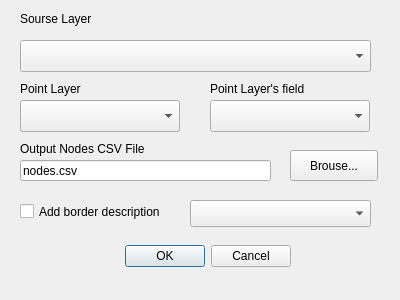
<?xml version="1.0" encoding="UTF-8"?>
<ui version="4.0">
 <class>MyClassDialogBase</class>
 <widget class="QDialog" name="MyClassDialogBase">
  <property name="geometry">
   <rect>
    <x>0</x>
    <y>0</y>
    <width>400</width>
    <height>300</height>
   </rect>
  </property>
  <property name="windowTitle">
   <string>MyClass</string>
  </property>
  <widget class="QDialogButtonBox" name="buttonBox">
   <property name="geometry">
    <rect>
     <x>110</x>
     <y>240</y>
     <width>181</width>
     <height>32</height>
    </rect>
   </property>
   <property name="orientation">
    <enum>Qt::Horizontal</enum>
   </property>
   <property name="standardButtons">
    <set>QDialogButtonBox::Cancel|QDialogButtonBox::Ok</set>
   </property>
  </widget>
  <widget class="QgsFieldComboBox" name="pointFieldCBox">
   <property name="geometry">
    <rect>
     <x>210</x>
     <y>100</y>
     <width>160</width>
     <height>32</height>
    </rect>
   </property>
  </widget>
  <widget class="QLabel" name="label">
   <property name="geometry">
    <rect>
     <x>20</x>
     <y>10</y>
     <width>91</width>
     <height>18</height>
    </rect>
   </property>
   <property name="text">
    <string>Sourse Layer</string>
   </property>
  </widget>
  <widget class="QgsMapLayerComboBox" name="sourceLayerCBox">
   <property name="geometry">
    <rect>
     <x>20</x>
     <y>40</y>
     <width>351</width>
     <height>32</height>
    </rect>
   </property>
  </widget>
  <widget class="QLabel" name="label_2">
   <property name="geometry">
    <rect>
     <x>20</x>
     <y>80</y>
     <width>81</width>
     <height>18</height>
    </rect>
   </property>
   <property name="text">
    <string>Point Layer</string>
   </property>
  </widget>
  <widget class="QLabel" name="label_3">
   <property name="geometry">
    <rect>
     <x>210</x>
     <y>80</y>
     <width>121</width>
     <height>18</height>
    </rect>
   </property>
   <property name="text">
    <string>Point Layer's field</string>
   </property>
  </widget>
  <widget class="QLabel" name="label_4">
   <property name="geometry">
    <rect>
     <x>20</x>
     <y>140</y>
     <width>161</width>
     <height>18</height>
    </rect>
   </property>
   <property name="text">
    <string>Output Nodes CSV File</string>
   </property>
  </widget>
  <widget class="QLineEdit" name="nodefilename">
   <property name="geometry">
    <rect>
     <x>20</x>
     <y>160</y>
     <width>251</width>
     <height>21</height>
    </rect>
   </property>
   <property name="text">
    <string>nodes.csv</string>
   </property>
  </widget>
  <widget class="QPushButton" name="nodebrowse">
   <property name="geometry">
    <rect>
     <x>290</x>
     <y>150</y>
     <width>88</width>
     <height>31</height>
    </rect>
   </property>
   <property name="text">
    <string>Brouse...</string>
   </property>
  </widget>
  <widget class="QgsMapLayerComboBox" name="pointLayerCBox">
   <property name="geometry">
    <rect>
     <x>20</x>
     <y>100</y>
     <width>160</width>
     <height>32</height>
    </rect>
   </property>
  </widget>
  <widget class="QCheckBox" name="checkBox">
   <property name="geometry">
    <rect>
     <x>20</x>
     <y>200</y>
     <width>151</width>
     <height>23</height>
    </rect>
   </property>
   <property name="text">
    <string>Add border description</string>
   </property>
  </widget>
  <widget class="QgsMapLayerComboBox" name="borderDescCBox">
   <property name="geometry">
    <rect>
     <x>190</x>
     <y>200</y>
     <width>181</width>
     <height>27</height>
    </rect>
   </property>
  </widget>
 </widget>
 <customwidgets>
  <customwidget>
   <class>QgsFieldComboBox</class>
   <extends>QComboBox</extends>
   <header>qgsfieldcombobox.h</header>
  </customwidget>
  <customwidget>
   <class>QgsMapLayerComboBox</class>
   <extends>QComboBox</extends>
   <header>qgsmaplayercombobox.h</header>
  </customwidget>
 </customwidgets>
 <resources/>
 <connections>
  <connection>
   <sender>buttonBox</sender>
   <signal>accepted()</signal>
   <receiver>MyClassDialogBase</receiver>
   <slot>accept()</slot>
   <hints>
    <hint type="sourcelabel">
     <x>20</x>
     <y>20</y>
    </hint>
    <hint type="destinationlabel">
     <x>20</x>
     <y>20</y>
    </hint>
   </hints>
  </connection>
  <connection>
   <sender>buttonBox</sender>
   <signal>rejected()</signal>
   <receiver>MyClassDialogBase</receiver>
   <slot>reject()</slot>
   <hints>
    <hint type="sourcelabel">
     <x>20</x>
     <y>20</y>
    </hint>
    <hint type="destinationlabel">
     <x>20</x>
     <y>20</y>
    </hint>
   </hints>
  </connection>
 </connections>
</ui>
